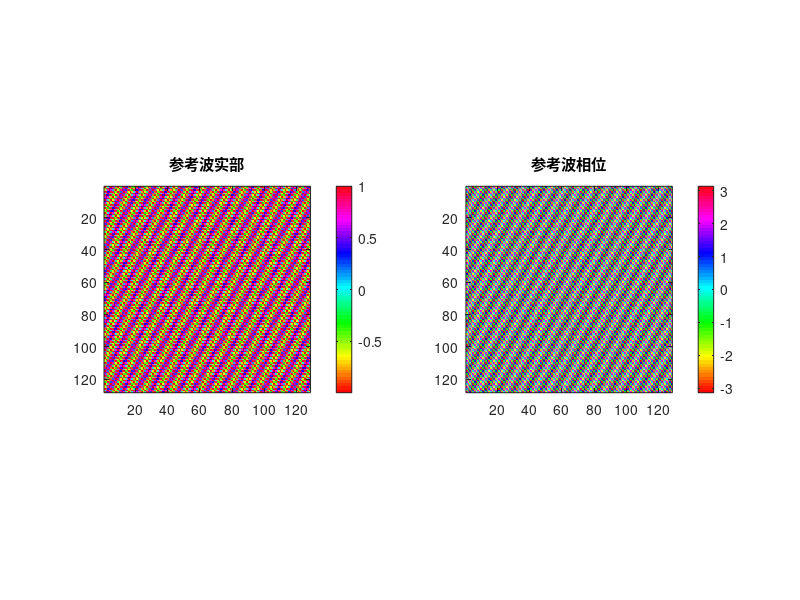
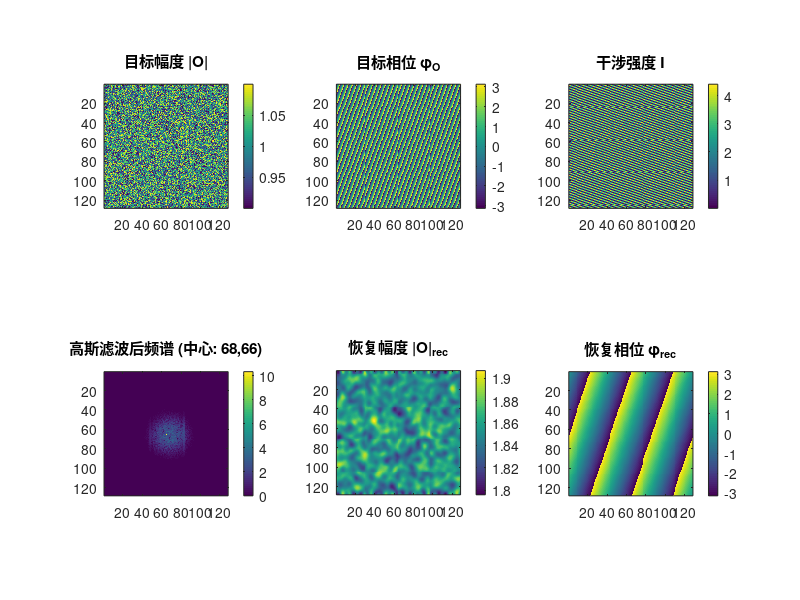

These charts were generated, in order, by the following MATLAB code:
%% 数字全息仿真示例（改进版）这个版本稍微有点效果，可以作为参考 但是缺少迭代的步骤
clc; clear; close all;

%% 1. 生成目标信号 (平面波入射)
rng(1);

% 参数设置
N = 128;           % 阵列大小
d = 0.5;           % 阵元间距（以波长为单位）
theta = 30;        % 方位角 (度)
phi = 20;          % 俯仰角 (度)

% 转换为弧度
theta_rad = deg2rad(theta);
phi_rad = deg2rad(phi);

% 阵列索引
[x_idx, y_idx] = meshgrid(0:N-1, 0:N-1);

% 中心点
center_x = (N-1)/2;
center_y = (N-1)/2;

% 方向余弦
u = sin(theta_rad) * cos(phi_rad);
v = sin(theta_rad) * sin(phi_rad);

% 相位矩阵
phase_relative = 2*pi * d * ((x_idx - center_x) * u + (y_idx - center_y) * v);

% 目标信号幅度
O_amp = ones(N,N) + (2*rand(N)-1)/10;  % 加一点随机噪声

% 复信号
O = O_amp .* exp(1i * phase_relative);

%% 2. 生成参考平面波
lambda = 633e-9;       % 波长
pixel_size = 5e-6;     % 像素尺寸

% 参考波倾斜角
theta_x_ref = 10; % x方向倾斜角 [度]
theta_y_ref = 5;  % y方向倾斜角 [度]

% 转弧度
theta_x_rad = deg2rad(theta_x_ref);
theta_y_rad = deg2rad(theta_y_ref);

% 像素坐标（物理单位）
[X_idx, Y_idx] = meshgrid(0:N-1, 0:N-1);
X = X_idx * pixel_size;
Y = Y_idx * pixel_size;

% 参考波
R = exp(1i * 2*pi / lambda * (X*sin(theta_x_rad) + Y*sin(theta_y_rad)));

% 可视化参考波
figure;
subplot(1,2,1);
imagesc(real(R)); axis image; colorbar; title('参考波实部');
subplot(1,2,2);
imagesc(angle(R)); axis image; colorbar; colormap hsv; title('参考波相位');

%% 3. 模拟干涉强度
I = abs(O + R).^2;

%% 4. 显示干涉条纹
figure;
subplot(2,3,1); imagesc(O_amp); axis image; colorbar; title('目标幅度 |O|');
subplot(2,3,2); imagesc(angle(O)); axis image; colorbar; title('目标相位 φ_O');
subplot(2,3,3); imagesc(I); axis image; colorbar; title('干涉强度 I');

%% 5. 傅里叶变换 & 频域滤波
F_I = fftshift(fft2(I));

% 归一化频率
kx_norm = sin(theta_x_rad) * lambda / pixel_size; 
ky_norm = sin(theta_y_rad) * lambda / pixel_size;

% FFT索引中心
center = floor(N/2)+1;
cx_plus = round(center + kx_norm * N);
cy_plus = round(center + ky_norm * N);

% 高斯滤波窗口
sigma = 8;
[X, Y] = meshgrid(1:N, 1:N);
Gauss_filter = exp(-((X - cx_plus).^2 + (Y - cy_plus).^2)/(2*sigma^2));

% 频域滤波
F_filtered = F_I .* Gauss_filter;

% 可视化滤波后的频谱
subplot(2,3,4);
imagesc(log(abs(F_filtered)+1)); axis image; colorbar;
title(['高斯滤波后频谱 (中心: ' num2str(cx_plus) ',' num2str(cy_plus) ')']);

% 移频到中心
offset_x = center - cx_plus;
offset_y = center - cy_plus;
F_centered = circshift(F_filtered, [offset_y, offset_x]);

%% 6. 逆傅里叶变换提取复信号
O_recon = ifft2(ifftshift(F_centered));

% 不必再除参考波，已通过频域滤波提取+1级
%% 7. 显示恢复结果
subplot(2,3,5); imagesc(abs(O_recon)); axis image; colorbar; title('恢复幅度 |O|_{rec}');
subplot(2,3,6); imagesc(angle(O_recon)); axis image; colorbar; title('恢复相位 φ_{rec}');
